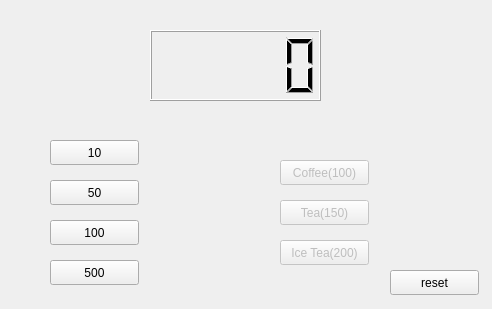
<?xml version="1.0" encoding="UTF-8"?>
<ui version="4.0">
 <class>Widget</class>
 <widget class="QWidget" name="Widget">
  <property name="geometry">
   <rect>
    <x>0</x>
    <y>0</y>
    <width>492</width>
    <height>309</height>
   </rect>
  </property>
  <property name="windowTitle">
   <string>Widget</string>
  </property>
  <widget class="QLCDNumber" name="lcdNumber">
   <property name="geometry">
    <rect>
     <x>150</x>
     <y>30</y>
     <width>171</width>
     <height>71</height>
    </rect>
   </property>
  </widget>
  <widget class="QPushButton" name="pb100">
   <property name="geometry">
    <rect>
     <x>50</x>
     <y>220</y>
     <width>89</width>
     <height>25</height>
    </rect>
   </property>
   <property name="text">
    <string>100</string>
   </property>
  </widget>
  <widget class="QPushButton" name="pb10">
   <property name="geometry">
    <rect>
     <x>50</x>
     <y>140</y>
     <width>89</width>
     <height>25</height>
    </rect>
   </property>
   <property name="text">
    <string>10</string>
   </property>
   <property name="autoDefault">
    <bool>false</bool>
   </property>
   <property name="default">
    <bool>false</bool>
   </property>
  </widget>
  <widget class="QPushButton" name="pb500">
   <property name="geometry">
    <rect>
     <x>50</x>
     <y>260</y>
     <width>89</width>
     <height>25</height>
    </rect>
   </property>
   <property name="text">
    <string>500</string>
   </property>
  </widget>
  <widget class="QPushButton" name="pb50">
   <property name="geometry">
    <rect>
     <x>50</x>
     <y>180</y>
     <width>89</width>
     <height>25</height>
    </rect>
   </property>
   <property name="text">
    <string>50</string>
   </property>
  </widget>
  <widget class="QPushButton" name="pbCoffee">
   <property name="enabled">
    <bool>false</bool>
   </property>
   <property name="geometry">
    <rect>
     <x>280</x>
     <y>160</y>
     <width>89</width>
     <height>25</height>
    </rect>
   </property>
   <property name="text">
    <string>Coffee(100)</string>
   </property>
  </widget>
  <widget class="QPushButton" name="pbTea">
   <property name="enabled">
    <bool>false</bool>
   </property>
   <property name="geometry">
    <rect>
     <x>280</x>
     <y>200</y>
     <width>89</width>
     <height>25</height>
    </rect>
   </property>
   <property name="text">
    <string>Tea(150)</string>
   </property>
  </widget>
  <widget class="QPushButton" name="pbIceTea">
   <property name="enabled">
    <bool>false</bool>
   </property>
   <property name="geometry">
    <rect>
     <x>280</x>
     <y>240</y>
     <width>89</width>
     <height>25</height>
    </rect>
   </property>
   <property name="text">
    <string>Ice Tea(200)</string>
   </property>
  </widget>
  <widget class="QPushButton" name="pbReset">
   <property name="geometry">
    <rect>
     <x>390</x>
     <y>270</y>
     <width>89</width>
     <height>25</height>
    </rect>
   </property>
   <property name="text">
    <string>reset</string>
   </property>
  </widget>
 </widget>
 <resources/>
 <connections/>
</ui>
